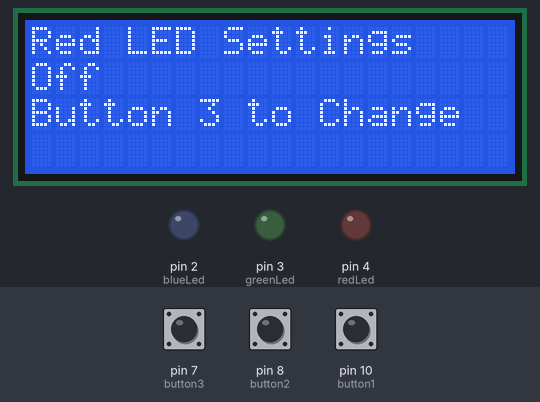
Bench run of a sketch on a simulated Arduino Uno, built with avr-gcc and run on an emulated ATmega328P. On the bench: 20×4 character LCD, output pins drawn as LEDs (lit = HIGH). The inputs (shaded band) are chosen by the test bench; at power-on: pin 7 (button3) HIGH, pin 8 (button2) HIGH, pin 10 (button1) HIGH.

Above: at 1.3 s.
1.4 s: pin 7 (button3) pulled LOW for 0.15 s
At 2.7 s:
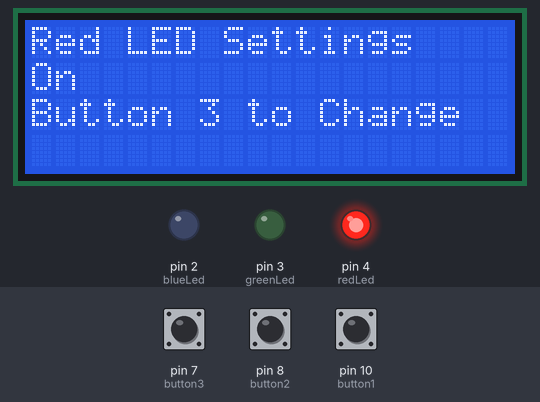
3.0 s: pin 8 (button2) pulled LOW for 0.15 s
At 4.0 s:
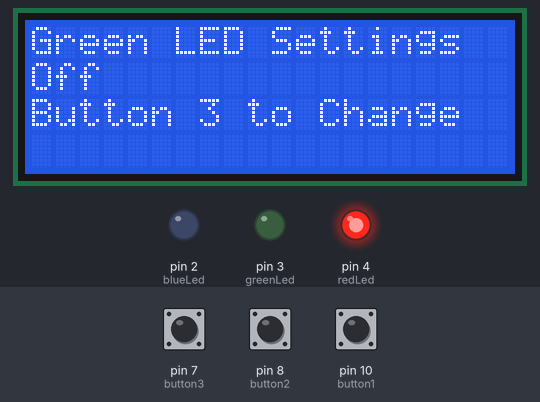
4.6 s: pin 7 (button3) pulled LOW for 1 s
At 6.4 s:
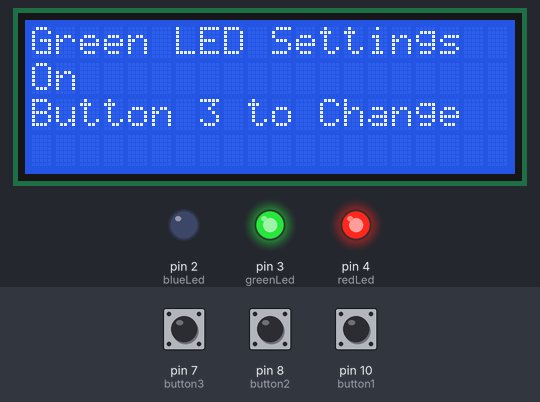
7.1 s: pin 8 (button2) pulled LOW for 1 s
At 9.3 s:
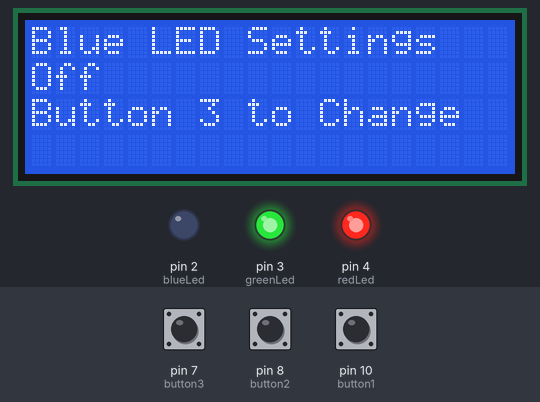
9.6 s: pin 7 (button3) pulled LOW for 0.15 s
At 10.1 s:
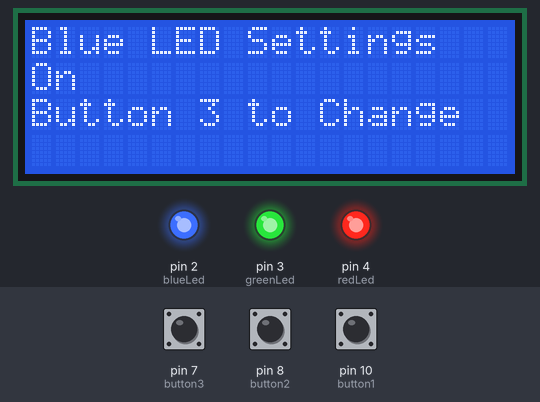
11.2 s: pin 8 (button2) pulled LOW for 0.15 s
At 12.7 s:
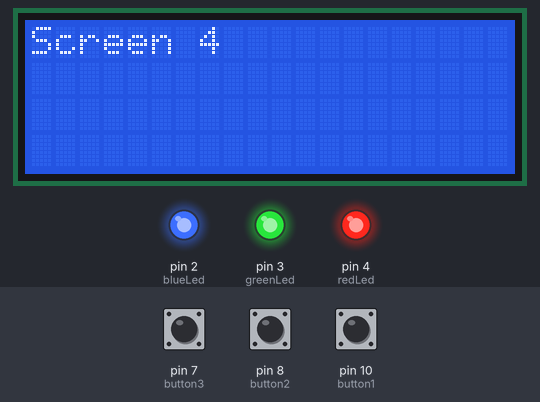
Timing chart, 0 to 13.8 s (numbered marks = the images above; inputs shaded):
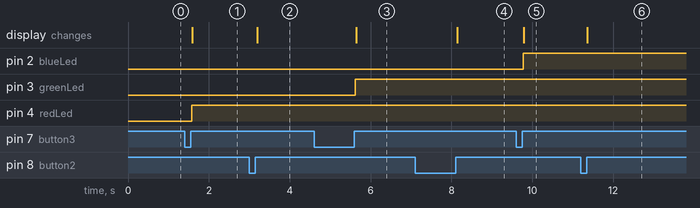

Measured:
- after the input at 1.4 s, pin 4 (redLed): LOW → HIGH after 0.17 s; the display: changes after 0.19 s (image 1)
- after the input at 3.0 s, the display: changes after 0.19 s (image 2)
- after the input at 4.6 s, pin 3 (greenLed): LOW → HIGH after 1.0 s; the display: changes after 1.0 s (image 3)
- after the input at 7.1 s, the display: changes after 1.0 s (image 4)
- after the input at 9.6 s, pin 2 (blueLed): LOW → HIGH after 0.17 s; the display: changes after 0.19 s (image 5)
- after the input at 11.2 s, the display: changes after 0.16 s (image 6)

The sketch:

LCD_Screen_Menus.ino
```cpp
#include <Wire.h>
#include <LiquidCrystal_I2C.h>
LiquidCrystal_I2C lcd(0x27, 20, 4);


//Components:
int button1 = 10;
int button2 = 8;
int button3 = 7;
int button4 = 6;

int redLed = 4;
int greenLed = 3;
int blueLed = 2;
//*****************


//Variables:
int activePage = 1;
bool redLedStatus = false;
bool greenLedStatus = false;
bool blueLedStatus = false;
//*****************

void setup() {
  lcd.init();  //initialize the lcd
  lcd.backlight();  //open the backlight

  pinMode(button1, INPUT_PULLUP);
  pinMode(button2, INPUT_PULLUP);
  pinMode(button3, INPUT_PULLUP);

  pinMode(redLed, OUTPUT);
  pinMode(greenLed, OUTPUT);
  pinMode(blueLed, OUTPUT);

  updateScreen();
}

void loop() {
  if (digitalRead(button1) == LOW) {
    activePage = activePage - 1;
    while (digitalRead(button1) == LOW) {
      //do nothing
    }
    updateScreen();
  }

  if (digitalRead(button2) == LOW) {
    activePage = activePage + 1;
    while (digitalRead(button2) == LOW) {
      //do nothing
    }
    updateScreen();
  }

  if (digitalRead(button3) == LOW) {
    if (activePage == 1) {
      redLedStatus = !redLedStatus;
    }
    if (activePage == 2) {
      greenLedStatus = !greenLedStatus;
    }
    if (activePage == 3) {
      blueLedStatus = !blueLedStatus;
    }
    while(digitalRead(button3) == LOW){
      //do nothing
    }

    updateScreen();
  }
}

void updateScreen() {
  lcd.clear();

  if (activePage == 0) {
    activePage = 4;
  }

  if (activePage == 5) {
    activePage = 1;
  }

  if (activePage == 1) {
    screen1();
  }

  if (activePage == 2) {
    screen2();
  }

  if (activePage == 3) {
    screen3();
  }

  if (activePage == 4) {
    screen4();
  }
}

void screen1() {
  lcd.setCursor(0, 0);
  lcd.print("Red LED Settings");

  lcd.setCursor(0, 1);
  if (redLedStatus == false) {
    lcd.print("Off");
    digitalWrite(redLed, LOW);
  }
  else {
    lcd.print("On ");
    digitalWrite(redLed, HIGH);
  }

  lcd.setCursor(0, 2);
  lcd.print("Button 3 to Change");
}

void screen2() {
  lcd.setCursor(0, 0);
  lcd.print("Green LED Settings");

  lcd.setCursor(0, 1);
  if (greenLedStatus == false) {
    lcd.print("Off");
    digitalWrite(greenLed, LOW);
  }
  else {
    lcd.print("On ");
    digitalWrite(greenLed, HIGH);
  }

  lcd.setCursor(0, 2);
  lcd.print("Button 3 to Change");
}

void screen3() {
  lcd.setCursor(0, 0);
  lcd.print("Blue LED Settings");

  lcd.setCursor(0, 1);
  if (blueLedStatus == false) {
    lcd.print("Off");
    digitalWrite(blueLed, LOW);
  }
  else {
    lcd.print("On ");
    digitalWrite(blueLed, HIGH);
  }

  lcd.setCursor(0, 2);
  lcd.print("Button 3 to Change");
}

void screen4() {
  lcd.setCursor(0, 0);
  lcd.print("Screen 4");
}
```
